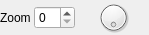
<?xml version="1.0" encoding="UTF-8"?>
<ui version="4.0">
 <class>ZoomWidget</class>
 <widget class="QWidget" name="ZoomWidget">
  <property name="geometry">
   <rect>
    <x>0</x>
    <y>0</y>
    <width>149</width>
    <height>35</height>
   </rect>
  </property>
  <property name="sizePolicy">
   <sizepolicy hsizetype="Preferred" vsizetype="Preferred">
    <horstretch>0</horstretch>
    <verstretch>0</verstretch>
   </sizepolicy>
  </property>
  <property name="minimumSize">
   <size>
    <width>0</width>
    <height>0</height>
   </size>
  </property>
  <property name="maximumSize">
   <size>
    <width>16777215</width>
    <height>35</height>
   </size>
  </property>
  <property name="windowTitle">
   <string>Form</string>
  </property>
  <layout class="QHBoxLayout" name="horizontalLayout">
   <property name="spacing">
    <number>3</number>
   </property>
   <property name="margin">
    <number>0</number>
   </property>
   <item>
    <widget class="QLabel" name="label">
     <property name="text">
      <string>Zoom</string>
     </property>
    </widget>
   </item>
   <item>
    <widget class="ZoomSpinBox" name="zoomSpinBox">
     <property name="singleStep">
      <number>5</number>
     </property>
    </widget>
   </item>
   <item>
    <widget class="QDial" name="dial">
     <property name="minimumSize">
      <size>
       <width>35</width>
       <height>35</height>
      </size>
     </property>
     <property name="singleStep">
      <number>5</number>
     </property>
     <property name="pageStep">
      <number>20</number>
     </property>
     <property name="wrapping">
      <bool>true</bool>
     </property>
    </widget>
   </item>
   <item>
    <spacer name="horizontalSpacer">
     <property name="orientation">
      <enum>Qt::Horizontal</enum>
     </property>
     <property name="sizeHint" stdset="0">
      <size>
       <width>0</width>
       <height>20</height>
      </size>
     </property>
    </spacer>
   </item>
  </layout>
 </widget>
 <customwidgets>
  <customwidget>
   <class>ZoomSpinBox</class>
   <extends>QSpinBox</extends>
   <header>../neuron_annotator/gui/ZoomSpinBox.h</header>
  </customwidget>
 </customwidgets>
 <resources/>
 <connections/>
</ui>
